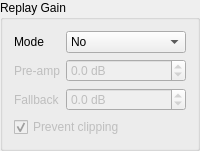
            <widget class="QGroupBox" name="audioReplayGainBox">
             <property name="title">
              <string>Replay Gain</string>
             </property>
             <layout class="QGridLayout" name="audioReplayGainBoxLayout" columnstretch="0,1">
              <item row="0" column="0">
               <widget class="QLabel" name="replayGainModeLabel">
                <property name="text">
                 <string>Mode</string>
                </property>
               </widget>
              </item>
              <item row="0" column="1">
               <widget class="QComboBox" name="replayGainMode">
                <item>
                 <property name="text">
                  <string>No</string>
                 </property>
                </item>
                <item>
                 <property name="text">
                  <string>Track</string>
                 </property>
                </item>
                <item>
                 <property name="text">
                  <string>Album</string>
                 </property>
                </item>
               </widget>
              </item>
              <item row="1" column="0">
               <widget class="QLabel" name="replayGainPreampLabel">
                <property name="enabled">
                 <bool>false</bool>
                </property>
                <property name="text">
                 <string>Pre-amp</string>
                </property>
               </widget>
              </item>
              <item row="1" column="1">
               <widget class="QDoubleSpinBox" name="replayGainPreamp">
                <property name="enabled">
                 <bool>false</bool>
                </property>
                <property name="suffix">
                 <string> dB</string>
                </property>
                <property name="decimals">
                 <number>1</number>
                </property>
                <property name="minimum">
                 <double>-15.000000000000000</double>
                </property>
                <property name="maximum">
                 <double>15.000000000000000</double>
                </property>
                <property name="singleStep">
                 <double>0.500000000000000</double>
                </property>
               </widget>
              </item>
              <item row="2" column="0">
               <widget class="QLabel" name="replayGainFallbackLabel">
                <property name="enabled">
                 <bool>false</bool>
                </property>
                <property name="text">
                 <string>Fallback</string>
                </property>
               </widget>
              </item>
              <item row="2" column="1">
               <widget class="QDoubleSpinBox" name="replayGainFallback">
                <property name="enabled">
                 <bool>false</bool>
                </property>
                <property name="suffix">
                 <string> dB</string>
                </property>
                <property name="decimals">
                 <number>1</number>
                </property>
                <property name="minimum">
                 <double>-15.000000000000000</double>
                </property>
                <property name="maximum">
                 <double>15.000000000000000</double>
                </property>
                <property name="singleStep">
                 <double>0.500000000000000</double>
                </property>
               </widget>
              </item>
              <item row="3" column="0" colspan="2">
               <widget class="QCheckBox" name="replayGainClip">
                <property name="enabled">
                 <bool>false</bool>
                </property>
                <property name="text">
                 <string>Prevent clipping</string>
                </property>
                <property name="checked">
                 <bool>true</bool>
                </property>
               </widget>
              </item>
             </layout>
            </widget>
